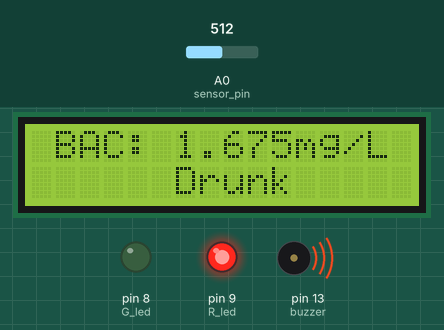
This sketch was run on a simulated Arduino Uno, built with avr-gcc and run on an emulated ATmega328P. On the bench: 16×2 character LCD, output pins drawn as LEDs (lit = HIGH), buzzer (waves = sounding, pin HIGH). Inputs (shaded band) come from the test bench; at power-on: A0 (sensor_pin) = 512.

Above: at 2.83 s.
3.3 s: A0 (sensor_pin) set to 256
At 4.1 s:
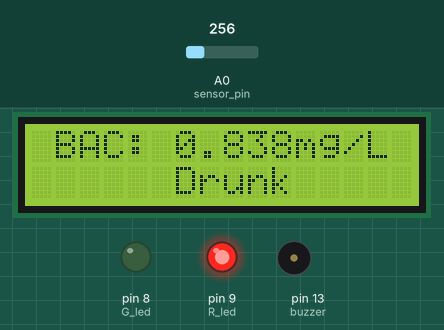
5.1 s: A0 (sensor_pin) set to 234
At 6.1 s:
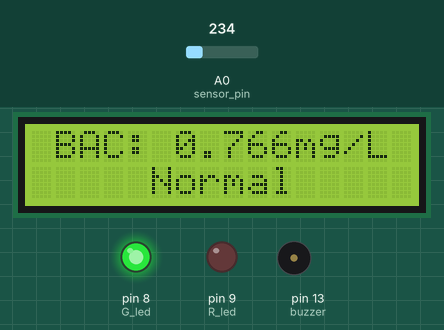
6.7 s: A0 (sensor_pin) set to 306
At 7.01 s:
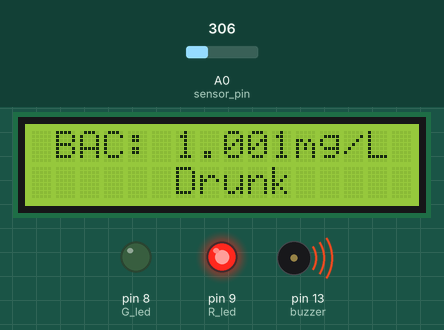
Timing chart, 0 to 14.3 s (numbered marks = the images above; inputs shaded):
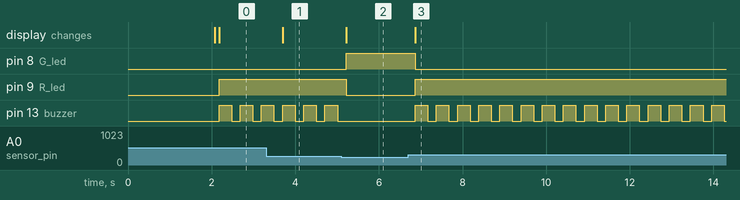

The sketch:

Alcohol_Detector_with_Alarm.ino
```cpp
#include <LiquidCrystal.h> //Libraries
LiquidCrystal lcd(2, 3, 4, 5, 6, 7); //Arduino pins to lcd

#define sensor_pin A0

#define G_led 8
#define R_led 9

#define buzzer 13

float adcValue=0, val=0, mgL=0;

void setup(){// put your setup code here, to run once

pinMode(sensor_pin, INPUT);

pinMode(R_led,OUTPUT); // declare Red LED as output
pinMode(G_led,OUTPUT); // declare Green LED as output
pinMode(buzzer,OUTPUT); // declare Buzzer as output

lcd.begin(16, 2); // Configura lcd numero columnas y filas
lcd.clear();
lcd.setCursor (0,0);
lcd.print("   Welcome To   ");
lcd.setCursor (0,1);
lcd.print("Alcohol Detector");
delay(2000);
lcd.clear();
}

void loop(){

adcValue=0;
for(int i=0;i<10;i++){
adcValue+= analogRead(sensor_pin);
delay(10);
}

val = (adcValue/10) * (5.0/1024.0);
mgL = 0.67 * val;

lcd.setCursor(0, 0);
lcd.print(" BAC: ");
lcd.print(mgL,3);
lcd.print("mg/L   ");

lcd.setCursor(0, 1);
if(mgL>0.8){
lcd.print("      Drunk     ");

digitalWrite(buzzer, HIGH);
digitalWrite(G_led, LOW); // Turn LED off.
digitalWrite(R_led, HIGH);  // Turn LED on.
delay(300);
}else{
lcd.print("     Normal    ");

digitalWrite(G_led, HIGH); // Turn LED on.
digitalWrite(R_led, LOW);  // Turn LED off.
}

digitalWrite(buzzer, LOW);
delay(100);
}
```

Measured:
- the behaviour switches between 245 and 244 on A0 (sensor_pin) (found by bisection; images 1 and 2)
- after the input at 3.3 s, the display: changes after 0.40 s (image 1)
- after the input at 5.1 s, pin 8 (G_led): LOW → HIGH after 0.12 s; pin 9 (R_led): HIGH → LOW after 0.12 s; pin 13 (buzzer): stops changing and stays LOW; the display: changes after 0.12 s (image 2)
- after the input at 6.7 s, pin 8 (G_led): HIGH → LOW after 0.17 s; pin 9 (R_led): LOW → HIGH after 0.17 s; pin 13 (buzzer): alternates HIGH for 0.30 s and LOW for 0.21 s, starting after 0.17 s; the display: changes after 0.17 s (image 3)
- by itself, pin 13 (buzzer): alternates HIGH for 0.30 s and LOW for 0.21 s
